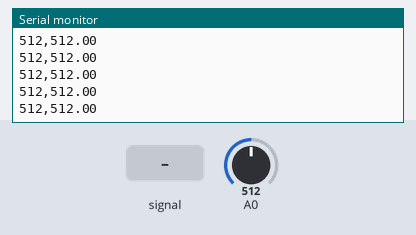
Bench run of a sketch on a simulated Arduino Uno, built with avr-gcc and run on an emulated ATmega328P. Parts: the last lines printed to the serial monitor. Inputs (shaded band) come from the test bench; at power-on: A0 = 512.

Above: at 1.2 s.
1.3 s: A0 fed a 200 Hz sine of ±81 counts around its level
At 2.4 s:
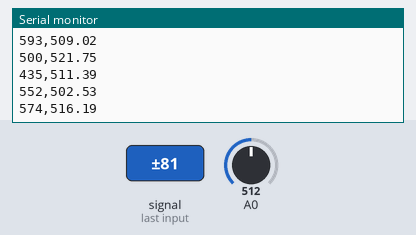
4.3 s: A0 set to 716
At 5.1 s:
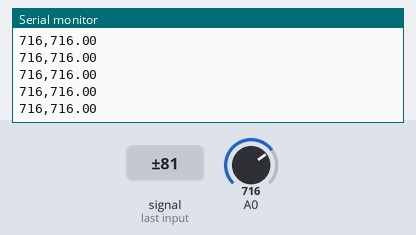
5.8 s: A0 fed a 1000 Hz sine of ±255 counts around its level
7.3 s: A0 set to 900
At 8.4 s:
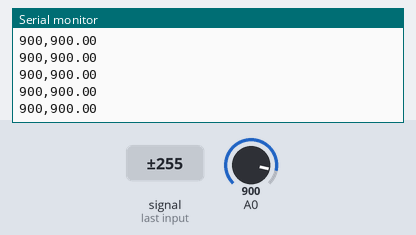
Timing chart, 0 to 9.8 s (numbered marks = the images above; inputs shaded):
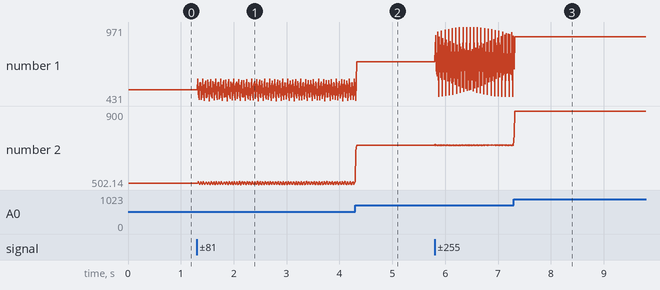

The sketch:

ex14_AverageFilter.ino
```cpp
// PSD AverageFilter 예제 : https://www.youtube.com/watch?v=J-UGRCmYXYY
// 시리털 플로터 활용

void setup() {
  // 초기 설정
  Serial.begin(9600);
}

void loop() {
  // 값 읽기 + AverageFilter 연산
  int sensorValue = analogRead(A0);
  float filteredValue = 0;
  for(int i=0 ; i<100 ; i++){
    filteredValue += analogRead(A0);
    delayMicroseconds(10);
  }
  filteredValue /= 100;

  // AverageFilter값 출력
  Serial.print(sensorValue);
  Serial.print(",");
  Serial.println(filteredValue);
}
```

Measured:
- after the input at 1.3 s, the serial monitor: prints a new line at once (image 1)
- plotted number 1: 512 → 507 after the input at 1.3 s
- plotted number 2: 512 → 521.61 after the input at 1.3 s
